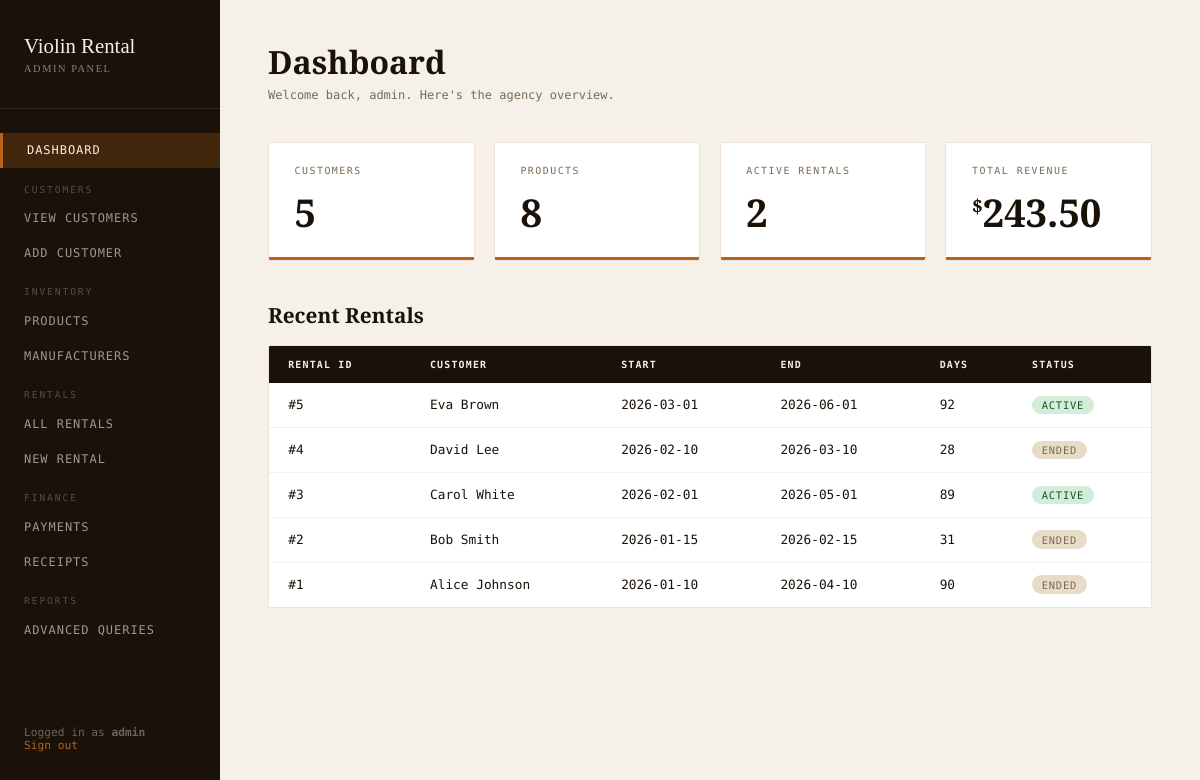
Page /admin_dashboard.php (signed in) on the committed database.
### tables this page shows
CREATE TABLE RENTAL (
    rental_id       INT AUTO_INCREMENT,
    customer_id     INT  NOT NULL,
    receipt_id      INT,
    rental_date     DATE NOT NULL,
    rental_end_date DATE NOT NULL,
    total_days      INT GENERATED ALWAYS AS (DATEDIFF(rental_end_date, rental_date)) STORED,
    CONSTRAINT pk_rental          PRIMARY KEY (rental_id),
    CONSTRAINT fk_rental_customer FOREIGN KEY (customer_id)
        REFERENCES CUSTOMER(customer_id)
        ON UPDATE CASCADE ON DELETE CASCADE,
    CONSTRAINT fk_rental_receipt  FOREIGN KEY (receipt_id)
        REFERENCES RECEIPT(receipt_id)
        ON UPDATE CASCADE ON DELETE SET NULL,
    CONSTRAINT chk_rental_dates   CHECK (rental_end_date >= rental_date)
);

CREATE TABLE CUSTOMER (
    customer_id  INT AUTO_INCREMENT,
    name         VARCHAR(100) NOT NULL,
    phone_number VARCHAR(20)  NOT NULL,
    email        VARCHAR(100),
    street       VARCHAR(120),
    city         VARCHAR(60),
    postal_code  VARCHAR(12),
    province     VARCHAR(60),
    CONSTRAINT pk_customer PRIMARY KEY (customer_id)
);

### session.php (called while the page is built, shortened)
<?php
function current_username(): string {
    return $_SESSION['username'] ?? '';
}
?>

### admin_dashboard.php (the view, shortened to what this page needs)
<?php
require_once 'session.php';
$conn = getConnection();
$stats = [];
foreach ([
    'customers'     => "SELECT COUNT(*) FROM CUSTOMER",
    'products'      => "SELECT COUNT(*) FROM PRODUCT",
    'active_rentals'=> "SELECT COUNT(*) FROM RENTAL WHERE rental_end_date >= CURDATE()",
    'revenue'       => "SELECT COALESCE(SUM(amount),0) FROM PAYMENT",
] as $key => $sql) {
    $stats[$key] = $conn->query($sql)->fetch_row()[0];
}
$recent = $conn->query(
    "SELECT r.rental_id, c.name, r.rental_date, r.rental_end_date, r.total_days
     FROM RENTAL r JOIN CUSTOMER c ON r.customer_id = c.customer_id
     ORDER BY r.rental_date DESC LIMIT 5"
)->fetch_all(MYSQLI_ASSOC);
?>
<!DOCTYPE html>
<html lang="en">
<head>
</head>
<body>
<aside class="sidebar">
  <div class="sidebar-brand">
    Violin Rental<span>Admin Panel</span>
  </div>
  <nav>
    <a href="admin_dashboard.php" class="active">Dashboard</a>
    <div class="nav-section">Customers</div>
    <a href="query.php">View Customers</a>
    <a href="insert.php">Add Customer</a>
    <div class="nav-section">Inventory</div>
    <a href="products.php">Products</a>
    <a href="manufacturers.php">Manufacturers</a>
    <div class="nav-section">Rentals</div>
    <a href="rentals.php">All Rentals</a>
    <a href="rental_insert.php">New Rental</a>
    <div class="nav-section">Finance</div>
    <a href="payments.php">Payments</a>
    <a href="receipts.php">Receipts</a>
    <div class="nav-section">Reports</div>
    <a href="queries.php">Advanced Queries</a>
  </nav>
  <div class="sidebar-footer">
    Logged in as <strong><?= htmlspecialchars(current_username()) ?></strong><br>
    <a href="logout.php">Sign out</a>
  </div>
</aside>
<main class="main">
  <div class="page-header">
    <h1>Dashboard</h1>
    <p>Welcome back, <?= htmlspecialchars(current_username()) ?>. Here's the agency overview.</p>
  </div>
  <div class="stats">
    <div class="stat-card">
      <div class="stat-label">Customers</div>
      <div class="stat-value"><?= $stats['customers'] ?></div>
    </div>
    <div class="stat-card">
      <div class="stat-label">Products</div>
      <div class="stat-value"><?= $stats['products'] ?></div>
    </div>
    <div class="stat-card">
      <div class="stat-label">Active Rentals</div>
      <div class="stat-value"><?= $stats['active_rentals'] ?></div>
    </div>
    <div class="stat-card">
      <div class="stat-label">Total Revenue</div>
      <div class="stat-value money"><?= number_format($stats['revenue'], 2) ?></div>
    </div>
  </div>
  <h2 class="section-title">Recent Rentals</h2>
  <div class="table-wrap">
    <table>
      <thead>
        <tr><th>Rental ID</th><th>Customer</th><th>Start</th><th>End</th><th>Days</th><th>Status</th></tr>
      </thead>
      <tbody>
        <?php foreach ($recent as $r): ?>
        <?php $active = $r['rental_end_date'] >= date('Y-m-d'); ?>
        <tr>
          <td>#<?= $r['rental_id'] ?></td>
          <td><?= htmlspecialchars($r['name']) ?></td>
          <td><?= $r['rental_date'] ?></td>
          <td><?= $r['rental_end_date'] ?></td>
          <td><?= $r['total_days'] ?></td>
          <td><span class="badge <?= $active ? 'badge-active' : 'badge-past' ?>"><?= $active ? 'Active' : 'Ended' ?></span></td>
        </tr>
        <?php endforeach; ?>
      </tbody>
    </table>
  </div>
</main>
</body>
</html>

### admin_dashboard.php (style rules this page uses)
:root { --cream: #f5f0e8; --ink: #1a1208; --amber: #b8621a; --amber2: #d97c2a; --warm: #e8dcc8; --muted: #7a6a52; --sidebar-w: 220px; }
*, *::before, *::after { box-sizing: border-box; margin: 0; padding: 0; }
body { display: flex; min-height: 100vh; background: var(--cream); font-family: 'DM Mono', monospace; color: var(--ink); }
.sidebar { width: var(--sidebar-w); background: var(--ink); color: var(--cream); display: flex; flex-direction: column; padding: 2rem 0; position: fixed; top: 0; left: 0; bottom: 0; z-index: 10; }
.sidebar-brand { font-family: 'Cormorant Garamond', serif; font-size: 1.3rem; padding: 0 1.5rem 2rem; border-bottom: 1px solid rgba(255,255,255,.1); line-height: 1.3; }
.sidebar-brand span { display: block; font-size: .65rem; letter-spacing: .15em; text-transform: uppercase; opacity: .5; margin-top: .2rem; }
nav { flex: 1; padding: 1.5rem 0; }
nav a { display: block; padding: .65rem 1.5rem; font-size: .75rem; letter-spacing: .08em; text-transform: uppercase; text-decoration: none; color: rgba(245,240,232,.6); transition: color .2s, background .2s; }
nav a:hover, nav a.active { color: var(--cream); background: rgba(184,98,26,.25); }
nav a.active { border-left: 3px solid var(--amber); }
.nav-section { font-size: .6rem; letter-spacing: .2em; color: rgba(255,255,255,.25); padding: 1rem 1.5rem .4rem; text-transform: uppercase; }
.sidebar-footer { padding: 1rem 1.5rem; font-size: .7rem; color: rgba(255,255,255,.35); }
.sidebar-footer a { color: var(--amber); text-decoration: none; }
.main { margin-left: var(--sidebar-w); flex: 1; padding: 2.5rem 3rem; }
.page-header { margin-bottom: 2.5rem; }
.page-header h1 { font-family: 'Cormorant Garamond', serif; font-size: 2rem; font-weight: 600; }
.page-header p { font-size: .75rem; color: var(--muted); margin-top: .3rem; }
.stats { display: grid; grid-template-columns: repeat(auto-fit, minmax(160px, 1fr)); gap: 1.2rem; margin-bottom: 2.5rem; }
.stat-card { background: #fff; border: 1px solid rgba(184,98,26,.18); border-radius: 2px; padding: 1.4rem 1.6rem; position: relative; overflow: hidden; }
.stat-card::after { content: ''; position: absolute; bottom: 0; left: 0; right: 0; height: 3px; background: var(--amber); }
.stat-label { font-size: .62rem; letter-spacing: .15em; text-transform: uppercase; color: var(--muted); margin-bottom: .6rem; }
.stat-value { font-family: 'Cormorant Garamond', serif; font-size: 2.4rem; font-weight: 600; color: var(--ink); }
.stat-value.money::before { content: '$'; font-size: 1.2rem; vertical-align: super; }
.section-title { font-family: 'Cormorant Garamond', serif; font-size: 1.3rem; margin-bottom: 1rem; }
.table-wrap { background: #fff; border: 1px solid rgba(184,98,26,.18); border-radius: 2px; overflow: auto; }
table { width: 100%; border-collapse: collapse; font-size: .8rem; }
th { background: var(--ink); color: var(--cream); font-size: .62rem; letter-spacing: .12em; text-transform: uppercase; padding: .8rem 1.2rem; text-align: left; }
td { padding: .8rem 1.2rem; border-bottom: 1px solid rgba(184,98,26,.1); }
tr:last-child td { border-bottom: none; }
.badge { display: inline-block; padding: .2rem .6rem; border-radius: 20px; font-size: .65rem; letter-spacing: .08em; text-transform: uppercase; }
.badge-active { background: #d4edda; color: #155724; }
.badge-past { background: var(--warm); color: var(--muted); }

### rows in the picture
rental: rental_id "5", customer.name "Eva Brown", rental_date "2026-03-01", rental_end_date "2026-06-01", total_days "92", shows "ACTIVE"
rental: rental_id "4", customer.name "David Lee", rental_date "2026-02-10", rental_end_date "2026-03-10", total_days "28", shows "ENDED"
rental: rental_id "3", customer.name "Carol White", rental_date "2026-02-01", rental_end_date "2026-05-01", total_days "89", shows "ACTIVE"
rental: rental_id "2", customer.name "Bob Smith", rental_date "2026-01-15", rental_end_date "2026-02-15", total_days "31", shows "ENDED"
rental: rental_id "1", customer.name "Alice Johnson", rental_date "2026-01-10", rental_end_date "2026-04-10", total_days "90", shows "ENDED"

### other values in the picture
current_username() "admin"
$stats['customers'] "5"
$stats['products'] "8"
$stats['active_rentals'] "2"
$stats['revenue'] "243.50"
